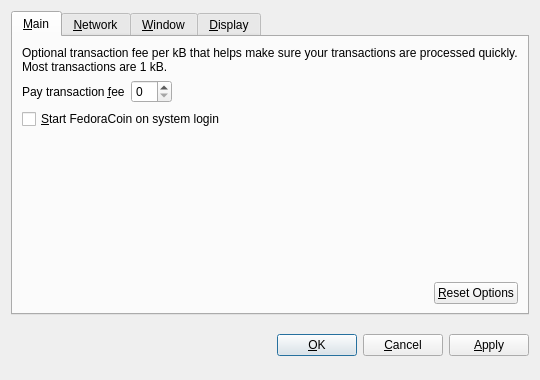
<?xml version="1.0" encoding="UTF-8"?>
<ui version="4.0">
 <class>OptionsDialog</class>
 <widget class="QDialog" name="OptionsDialog">
  <property name="geometry">
   <rect>
    <x>0</x>
    <y>0</y>
    <width>540</width>
    <height>380</height>
   </rect>
  </property>
  <property name="windowTitle">
   <string>Options</string>
  </property>
  <property name="modal">
   <bool>true</bool>
  </property>
  <layout class="QVBoxLayout" name="verticalLayout">
   <item>
    <widget class="QTabWidget" name="tabWidget">
     <property name="tabPosition">
      <enum>QTabWidget::North</enum>
     </property>
     <property name="currentIndex">
      <number>0</number>
     </property>
     <widget class="QWidget" name="tabMain">
      <attribute name="title">
       <string>&amp;Main</string>
      </attribute>
      <layout class="QVBoxLayout" name="verticalLayout_Main">
       <item>
        <widget class="QLabel" name="transactionFeeInfoLabel">
         <property name="text">
          <string>Optional transaction fee per kB that helps make sure your transactions are processed quickly. Most transactions are 1 kB.</string>
         </property>
         <property name="textFormat">
          <enum>Qt::PlainText</enum>
         </property>
         <property name="wordWrap">
          <bool>true</bool>
         </property>
        </widget>
       </item>
       <item>
        <layout class="QHBoxLayout" name="horizontalLayout_1_Main">
         <item>
          <widget class="QLabel" name="transactionFeeLabel">
           <property name="text">
            <string>Pay transaction &amp;fee</string>
           </property>
           <property name="textFormat">
            <enum>Qt::PlainText</enum>
           </property>
           <property name="buddy">
            <cstring>transactionFee</cstring>
           </property>
          </widget>
         </item>
         <item>
          <widget class="BitcoinAmountField" name="transactionFee"/>
         </item>
         <item>
          <spacer name="horizontalSpacer_1_Main">
           <property name="orientation">
            <enum>Qt::Horizontal</enum>
           </property>
           <property name="sizeHint" stdset="0">
            <size>
             <width>40</width>
             <height>20</height>
            </size>
           </property>
          </spacer>
         </item>
        </layout>
       </item>
       <item>
        <widget class="QCheckBox" name="bitcoinAtStartup">
         <property name="toolTip">
          <string>Automatically start FedoraCoin after logging in to the system.</string>
         </property>
         <property name="text">
          <string>&amp;Start FedoraCoin on system login</string>
         </property>
        </widget>
       </item>
       <item>
        <spacer name="verticalSpacer_Main">
         <property name="orientation">
          <enum>Qt::Vertical</enum>
         </property>
         <property name="sizeHint" stdset="0">
          <size>
           <width>20</width>
           <height>40</height>
          </size>
         </property>
        </spacer>
       </item>
       <item>
        <layout class="QHBoxLayout" name="horizontalLayout_2_Main">
         <item>
          <spacer name="horizontalSpacer_2_Main">
           <property name="orientation">
            <enum>Qt::Horizontal</enum>
           </property>
           <property name="sizeHint" stdset="0">
            <size>
             <width>40</width>
             <height>20</height>
            </size>
           </property>
          </spacer>
         </item>
         <item>
          <widget class="QPushButton" name="resetButton">
           <property name="toolTip">
            <string>Reset all client options to default.</string>
           </property>
           <property name="text">
            <string>&amp;Reset Options</string>
           </property>
           <property name="autoDefault">
            <bool>false</bool>
           </property>
          </widget>
         </item>
        </layout>
       </item>
      </layout>
     </widget>
     <widget class="QWidget" name="tabNetwork">
      <attribute name="title">
       <string>&amp;Network</string>
      </attribute>
      <layout class="QVBoxLayout" name="verticalLayout_Network">
       <item>
        <widget class="QCheckBox" name="mapPortUpnp">
         <property name="toolTip">
          <string>Automatically open the FedoraCoin client port on the router. This only works when your router supports UPnP and it is enabled.</string>
         </property>
         <property name="text">
          <string>Map port using &amp;UPnP</string>
         </property>
        </widget>
       </item>
       <item>
        <widget class="QCheckBox" name="connectSocks">
         <property name="toolTip">
          <string>Connect to the FedoraCoin network through a SOCKS proxy (e.g. when connecting through Tor).</string>
         </property>
         <property name="text">
          <string>&amp;Connect through SOCKS proxy:</string>
         </property>
        </widget>
       </item>
       <item>
        <layout class="QHBoxLayout" name="horizontalLayout_Network">
         <item>
          <widget class="QLabel" name="proxyIpLabel">
           <property name="text">
            <string>Proxy &amp;IP:</string>
           </property>
           <property name="textFormat">
            <enum>Qt::PlainText</enum>
           </property>
           <property name="buddy">
            <cstring>proxyIp</cstring>
           </property>
          </widget>
         </item>
         <item>
          <widget class="QValidatedLineEdit" name="proxyIp">
           <property name="maximumSize">
            <size>
             <width>140</width>
             <height>16777215</height>
            </size>
           </property>
           <property name="toolTip">
            <string>IP address of the proxy (e.g. 127.0.0.1)</string>
           </property>
          </widget>
         </item>
         <item>
          <widget class="QLabel" name="proxyPortLabel">
           <property name="text">
            <string>&amp;Port:</string>
           </property>
           <property name="textFormat">
            <enum>Qt::PlainText</enum>
           </property>
           <property name="buddy">
            <cstring>proxyPort</cstring>
           </property>
          </widget>
         </item>
         <item>
          <widget class="QLineEdit" name="proxyPort">
           <property name="maximumSize">
            <size>
             <width>55</width>
             <height>16777215</height>
            </size>
           </property>
           <property name="toolTip">
            <string>Port of the proxy (e.g. 9050)</string>
           </property>
          </widget>
         </item>
         <item>
          <widget class="QLabel" name="socksVersionLabel">
           <property name="text">
            <string>SOCKS &amp;Version:</string>
           </property>
           <property name="textFormat">
            <enum>Qt::PlainText</enum>
           </property>
           <property name="buddy">
            <cstring>socksVersion</cstring>
           </property>
          </widget>
         </item>
         <item>
          <widget class="QValueComboBox" name="socksVersion">
           <property name="toolTip">
            <string>SOCKS version of the proxy (e.g. 5)</string>
           </property>
          </widget>
         </item>
         <item>
          <spacer name="horizontalSpacer_Network">
           <property name="orientation">
            <enum>Qt::Horizontal</enum>
           </property>
           <property name="sizeHint" stdset="0">
            <size>
             <width>40</width>
             <height>20</height>
            </size>
           </property>
          </spacer>
         </item>
        </layout>
       </item>
       <item>
        <spacer name="verticalSpacer_Network">
         <property name="orientation">
          <enum>Qt::Vertical</enum>
         </property>
         <property name="sizeHint" stdset="0">
          <size>
           <width>20</width>
           <height>40</height>
          </size>
         </property>
        </spacer>
       </item>
      </layout>
     </widget>
     <widget class="QWidget" name="tabWindow">
      <attribute name="title">
       <string>&amp;Window</string>
      </attribute>
      <layout class="QVBoxLayout" name="verticalLayout_Window">
       <item>
        <widget class="QCheckBox" name="minimizeToTray">
         <property name="toolTip">
          <string>Show only a tray icon after minimizing the window.</string>
         </property>
         <property name="text">
          <string>&amp;Minimize to the tray instead of the taskbar</string>
         </property>
        </widget>
       </item>
       <item>
        <widget class="QCheckBox" name="minimizeOnClose">
         <property name="toolTip">
          <string>Minimize instead of exit the application when the window is closed. When this option is enabled, the application will be closed only after selecting Quit in the menu.</string>
         </property>
         <property name="text">
          <string>M&amp;inimize on close</string>
         </property>
        </widget>
       </item>
       <item>
        <spacer name="verticalSpacer_Window">
         <property name="orientation">
          <enum>Qt::Vertical</enum>
         </property>
         <property name="sizeHint" stdset="0">
          <size>
           <width>20</width>
           <height>40</height>
          </size>
         </property>
        </spacer>
       </item>
      </layout>
     </widget>
     <widget class="QWidget" name="tabDisplay">
      <attribute name="title">
       <string>&amp;Display</string>
      </attribute>
      <layout class="QVBoxLayout" name="verticalLayout_Display">
       <item>
        <layout class="QHBoxLayout" name="horizontalLayout_1_Display">
         <item>
          <widget class="QLabel" name="langLabel">
           <property name="text">
            <string>User Interface &amp;language:</string>
           </property>
           <property name="textFormat">
            <enum>Qt::PlainText</enum>
           </property>
           <property name="buddy">
            <cstring>lang</cstring>
           </property>
          </widget>
         </item>
         <item>
          <widget class="QValueComboBox" name="lang">
           <property name="toolTip">
            <string>The user interface language can be set here. This setting will take effect after restarting FedoraCoin.</string>
           </property>
          </widget>
         </item>
        </layout>
       </item>
       <item>
        <layout class="QHBoxLayout" name="horizontalLayout_2_Display">
         <item>
          <widget class="QLabel" name="unitLabel">
           <property name="text">
            <string>&amp;Unit to show amounts in:</string>
           </property>
           <property name="textFormat">
            <enum>Qt::PlainText</enum>
           </property>
           <property name="buddy">
            <cstring>unit</cstring>
           </property>
          </widget>
         </item>
         <item>
          <widget class="QValueComboBox" name="unit">
           <property name="toolTip">
            <string>Choose the default subdivision unit to show in the interface and when sending coins.</string>
           </property>
          </widget>
         </item>
        </layout>
       </item>
       <item>
        <widget class="QCheckBox" name="displayAddresses">
         <property name="toolTip">
          <string>Whether to show FedoraCoin addresses in the transaction list or not.</string>
         </property>
         <property name="text">
          <string>&amp;Display addresses in transaction list</string>
         </property>
        </widget>
       </item>
       <item>
        <widget class="QCheckBox" name="coinControlFeatures">
         <property name="toolTip">
          <string>Whether to show coin control features or not.</string>
         </property>
         <property name="text">
          <string>Display coin &amp;control features (experts only!)</string>
         </property>
        </widget>
       </item>
       <item>
        <spacer name="verticalSpacer_Display">
         <property name="orientation">
          <enum>Qt::Vertical</enum>
         </property>
         <property name="sizeHint" stdset="0">
          <size>
           <width>20</width>
           <height>40</height>
          </size>
         </property>
        </spacer>
       </item>
      </layout>
     </widget>
    </widget>
   </item>
   <item>
    <layout class="QHBoxLayout" name="horizontalLayout_Buttons">
     <item>
      <spacer name="horizontalSpacer_1">
       <property name="orientation">
        <enum>Qt::Horizontal</enum>
       </property>
       <property name="sizeHint" stdset="0">
        <size>
         <width>40</width>
         <height>48</height>
        </size>
       </property>
      </spacer>
     </item>
     <item>
      <widget class="QLabel" name="statusLabel">
       <property name="font">
        <font>
         <weight>75</weight>
         <bold>true</bold>
        </font>
       </property>
       <property name="text">
        <string/>
       </property>
       <property name="textFormat">
        <enum>Qt::PlainText</enum>
       </property>
       <property name="wordWrap">
        <bool>true</bool>
       </property>
      </widget>
     </item>
     <item>
      <spacer name="horizontalSpacer_2">
       <property name="orientation">
        <enum>Qt::Horizontal</enum>
       </property>
       <property name="sizeHint" stdset="0">
        <size>
         <width>40</width>
         <height>48</height>
        </size>
       </property>
      </spacer>
     </item>
     <item>
      <widget class="QPushButton" name="okButton">
       <property name="text">
        <string>&amp;OK</string>
       </property>
      </widget>
     </item>
     <item>
      <widget class="QPushButton" name="cancelButton">
       <property name="text">
        <string>&amp;Cancel</string>
       </property>
       <property name="autoDefault">
        <bool>false</bool>
       </property>
      </widget>
     </item>
     <item>
      <widget class="QPushButton" name="applyButton">
       <property name="text">
        <string>&amp;Apply</string>
       </property>
       <property name="autoDefault">
        <bool>false</bool>
       </property>
      </widget>
     </item>
    </layout>
   </item>
  </layout>
 </widget>
 <customwidgets>
  <customwidget>
   <class>BitcoinAmountField</class>
   <extends>QSpinBox</extends>
   <header>bitcoinamountfield.h</header>
  </customwidget>
  <customwidget>
   <class>QValueComboBox</class>
   <extends>QComboBox</extends>
   <header>qvaluecombobox.h</header>
  </customwidget>
  <customwidget>
   <class>QValidatedLineEdit</class>
   <extends>QLineEdit</extends>
   <header>qvalidatedlineedit.h</header>
  </customwidget>
 </customwidgets>
 <resources/>
 <connections/>
</ui>
